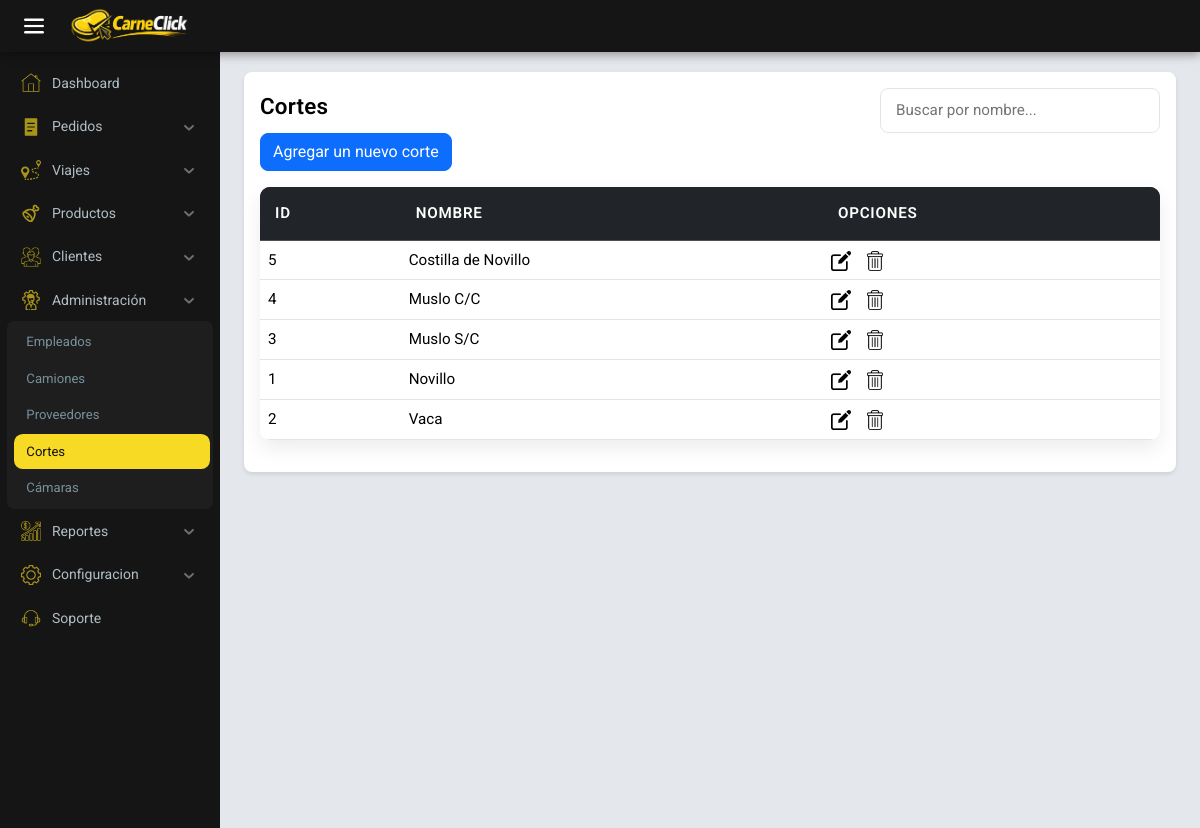
The app's page /administrador/cortes/ (signed in) with its own data.
### encargado/models.py (models this page shows, shortened)
class Cortes(models.Model):
    nombre = models.CharField(max_length=100)

### administrador/views.py (the view)
# urls.py: path('cortes/', views.cortes, name='cortes'),
@group_required('Encargado')
def cortes(request):
    cortes = Cortes.objects.all().order_by('nombre')
    return render(request, 'html/cortes/cortes.html', {'cortes': cortes})

### carneclick/context_processors.py (called while the page is built)
def client_info(request):
    cliente = None
    comercio_nombre = ''
    try:
        if request.user and request.user.is_authenticated:
            from encargado.models import Cliente as ClienteModel
            cliente = ClienteModel.objects.filter(
                user=request.user).select_related('comercio').first()
            if cliente and getattr(cliente, 'comercio', None):
                comercio_nombre = cliente.comercio.nombre
    except Exception:
        cliente = None
        comercio_nombre = ''
    return {
        'cliente_obj': cliente,
        'comercio_nombre': comercio_nombre,
    }

### administrador/templates/html/cortes/cortes.html (shortened to what this page needs)
{% extends "base_encargado.html" %}
{% load static %}
{% block head %}
<link rel="stylesheet" href="{% static 'encargado/css/stock.css' %}">
{% endblock %}
{% block content %}
<div class="menu_encargado">
  <div class="main-header">
    <div class="table-header">
      <h2>{{ ui.Cuts }}</h2>
      <div class="filters">
        <input type="text" id="tableSearch" placeholder="{{ ui.SearchByName }}">
      </div>
    </div>
    <a href="{% url 'administrador:entrada_corte' %}" class="btn btn-primary mb-3">Agregar un nuevo corte</a>
  </div>
  <table class="table" id="cortesTable">
    <thead class="table-dark">
      <tr>
        <th>ID</th>
        <th>Nombre</th>
        <th>Opciones</th>
      </tr>
    </thead>
    <tbody>
      {% for c in cortes %}
      <tr>
        <td data-label="ID">{{ c.id }}</td>
        <td data-label="Nombre">{{ c.nombre }}</td>
        <td data-label="Opciones">
          <a href="{% url 'administrador:editar_corte' c.id %}"><img src="{% static 'encargado/img/editar.png' %}" alt="editar"></a>
          <a href="{% url 'administrador:eliminar_corte' c.id %}"><img src="{% static 'encargado/img/eliminar.png' %}" alt="eliminar"></a>
        </td>
      </tr>
      {% empty %}
      <tr><td colspan="3" class="text-center py-3">No hay cortes cargados</td></tr>
      {% endfor %}
    </tbody>
  </table>
</div>
{% endblock %}

### encargado/static/encargado/css/stock.css (style rules this page uses)
:root { --primary: #000000; --secondary: #141d26; --accent: #1abc9c; --bg: #f4f6f8; --text: #2d3436; --white: #ffffff; --border: #dfe6e9; }
* { margin: 0; padding: 0; box-sizing: border-box; }
body { font-family: "Segoe UI", Roboto, Arial, sans-serif; background-color: var(--bg); color: var(--text); }
.menu_encargado { background-color: #ffffff; padding: 1rem; border-radius: 0.5rem; box-shadow: 0 2px 4px rgba(0, 0, 0, 0.1); }
.table { width: 100%; border-collapse: collapse; background-color: var(--white); border-radius: 10px; overflow: hidden; box-shadow: 0 8px 20px rgba(0, 0, 0, 0.08); }
.table thead { background-color: var(--secondary); }
.table thead th { color: var(--white); }
.table thead th { padding: 15px; text-align: left; font-weight: 600; font-size: 0.95rem; text-transform: uppercase; letter-spacing: 0.05em; }
.table tbody tr { border-bottom: 1px solid var(--border); transition: background-color 0.2s ease; }
.table tbody tr:nth-child(even) { background-color: #f9fbfc; }
.table td, .table th { padding: 14px 15px; font-size: 0.95rem; }
.table tbody td, .table tbody th { background-color: rgb(255, 255, 255); }
.table tbody td img { width: 20px; margin-right: 10px; cursor: pointer; }
.table-header { display: flex; justify-content: space-between; align-items: center; }
.table-header h2 { font-size: 1.4rem; color: black; }
#tableSearch { padding: 10px 15px; width: 280px; border-radius: 8px; border: 1px solid var(--border); font-size: 0.95rem; transition: all 0.2s ease; }
.filters { display: flex; gap: 10px; }
.filters input { padding: 10px 15px; border-radius: 8px; border: 1px solid var(--border); font-size: 0.95rem; width: 220px; }

### carneclick/static/css/theme.css (style rules this page uses)
:root { --brand-bg: #f7f9fc; --brand-text: #212529; --brand-muted: #6c757d; --brand-primary: #0d6efd; --brand-success: #198754; --brand-warning: #ffc107; --brand-danger: #dc3545; --brand-info: #0dcaf0; --brand-border: #e9ecef; --brand-card-bg: #ffffff; }
html, body { background-color: var(--brand-bg); color: var(--brand-text); font-family: "Inter", system-ui, -apple-system, "Segoe UI", Roboto, "Helvetica Neue", Arial, "Noto Sans", "Liberation Sans", sans-serif; -webkit-font-smoothing: antialiased; -moz-osx-font-smoothing: grayscale; }
h1, h2, h3, h4, h5 { font-weight: 600; letter-spacing: 0.2px; }
.table thead th { font-weight: 600; }
.btn { border-radius: 0.5rem; }
.btn-primary { background-color: var(--brand-primary); border-color: var(--brand-primary); }

### encargado/static/encargado/css/style_encargado.css (style rules this page uses)
:root { --background-color: #ffffff; --prymary-color: #F7DA24; --secondary-color: #151515; --text-color: #000000; --border-color: #ffffff; --sb-w: 220px; --sb-mini: 62px; --bar-h: 52px; --main-bg: #e4e7eb; }
* { margin: 0; padding: 0; box-sizing: border-box; font-family: "Roboto", sans-serif; }
body { width: 100%; min-height: 100vh; background-color: var(--main-bg); }

### records on screen
Cortes: id "5", nombre "Costilla de Novillo"
Cortes: id "4", nombre "Muslo C/C"
Cortes: id "3", nombre "Muslo S/C"
Cortes: id "1", nombre "Novillo"
Cortes: id "2", nombre "Vaca"

### other values on screen
{{ ui.Dashboard }} "Dashboard"
{{ ui.Orders }} "Pedidos"
{{ ui.Trips }} "Viajes"
{{ ui.Products }} "Productos"
{{ ui.Clients }} "Clientes"
{{ ui.Administration }} "Administración"
{{ ui.Employees }} "Empleados"
{{ ui.Trucks }} "Camiones"
{{ ui.Suppliers }} "Proveedores"
{{ ui.Cuts }} "Cortes"
{{ ui.Cameras }} "Cámaras"
{{ ui.Reports }} "Reportes"
{{ ui.Settings }} "Configuracion"
{{ ui.Support }} "Soporte"
